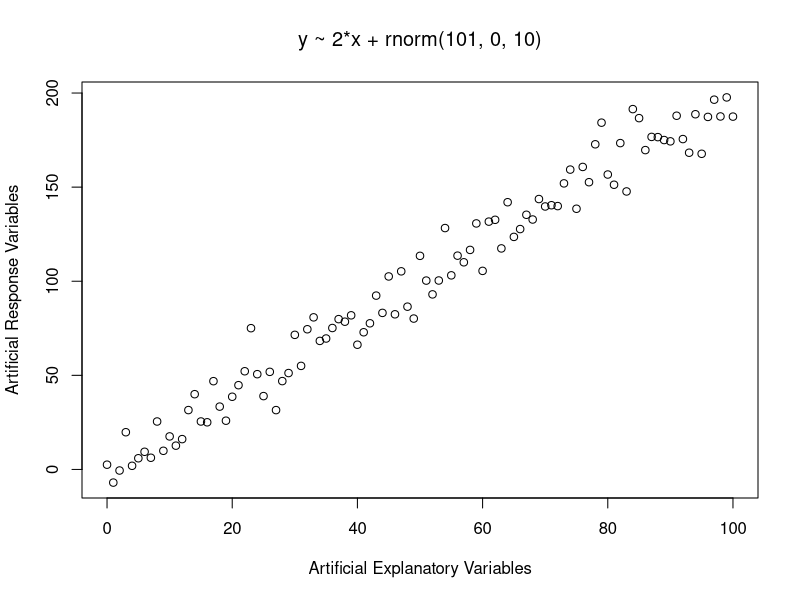
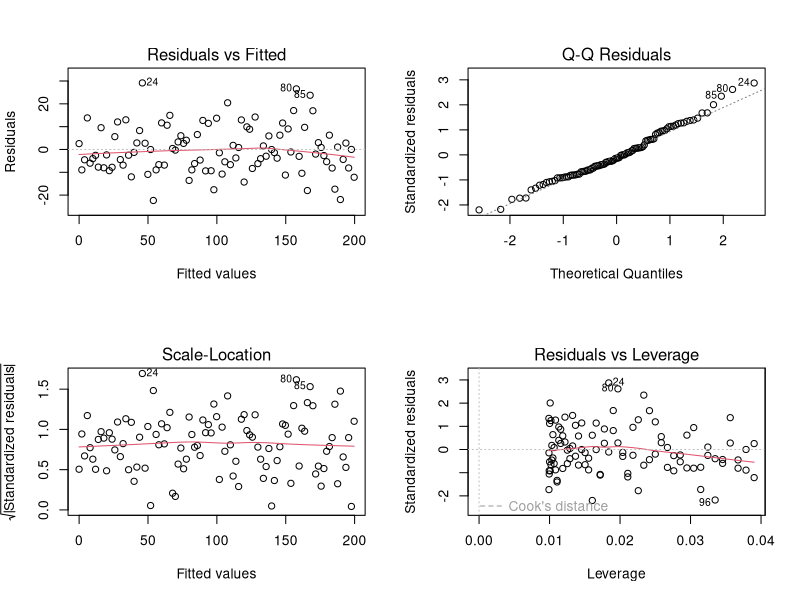

The R source for these figures, in order:
# The model below "pretends to "fakes" a linear regression and bootstraps the confidence interval on the slope.

set.seed(15723) # Set the seeed

# Generate the required data
x <- 0:100 # Generate a series from 0 to 100
y <- 2*x + rnorm(101, 0, 10) # Generate the corresponding y values

plot(x, y, main=expression("y ~ 2*x + rnorm(101, 0, 10)"),
     xlab="Artificial Explanatory Variables",
     ylab="Artificial Response Variables") # Plot the resulting data

mod1 <- lm(y ~ x) # Fit the model
summary(mod1) # Review the model
par(mfrow=c(2,2)) # Put the following plots into a 2 x 2 layout
plot(mod1) # Review the plots of the data
yHat <- fitted(mod1) # Generate a vector of fitted values
# This vector is 101 rows x 1 column

errors <- resid(mod1) # Grab the residuals from the model

# Make the bootstrapping function
boot <- function(n = 10000){
  b1 <- numeric(n)
  b1[1] <- coef(mod1)[2]
  
  for(i in 2:n){
    residBoot <- sample(errors, replace=F)
    yBoot <- yHat + residBoot
    modBoot <- lm(yBoot ~ x)
    b1[i] <- coef(modBoot)[2]
  }
  
  return(b1)
}

# Run the bootstrapping function
system.time( bootB1 <- boot() )
mean(bootB1)